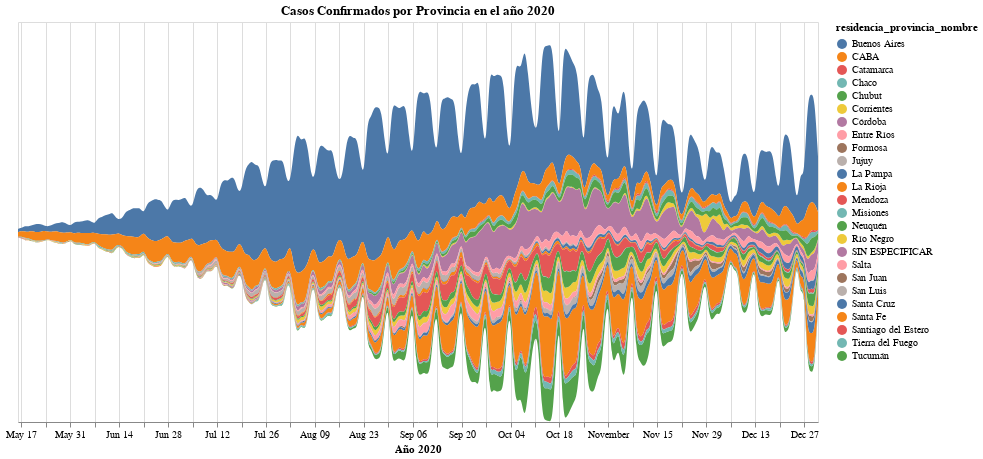

The specification (Vega-Lite) saved for this image:
### Vega-Lite specification from a JSON file in a GitHub repository (floating-point values rounded to 4 significant figures; data arrays with more than 128 entries replaced by an {"elided": "..."} marker saying what was removed)
{"config": {"view": {"continuousWidth": 400, "continuousHeight": 300}}, "data": {"name": "data-2f00be7c7ad8632c5e2d87a63886d5e2"}, "mark": {"type": "area", "interpolate": "basis", "line": false}, "encoding": {"color": {"type": "nominal", "field": "residencia_provincia_nombre"}, "tooltip": [{"type": "nominal", "field": "residencia_provincia_nombre"}, {"type": "temporal", "field": "fecha_apertura"}, {"type": "quantitative", "field": "Casos Confirmados"}], "x": {"type": "temporal", "field": "fecha_apertura", "title": "Año 2020"}, "y": {"type": "quantitative", "axis": null, "field": "Casos Confirmados", "stack": "center"}}, "height": 400, "selection": {"selector019": {"type": "interval", "bind": "scales", "encodings": ["x", "y"]}}, "title": "Casos Confirmados por Provincia en el año 2020", "width": 800, "$schema": "https://vega.github.io/schema/vega-lite/v4.8.1.json", "datasets": {"data-2f00be7c7ad8632c5e2d87a63886d5e2": {"elided": "5000 records"}}}
